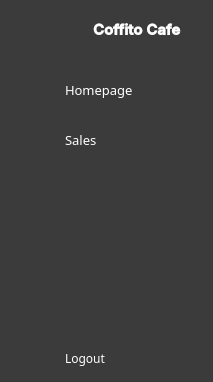
     <widget class="QWidget" name="widget_3" native="true">
      <layout class="QHBoxLayout" name="horizontalLayout">
       <property name="spacing">
        <number>0</number>
       </property>
       <property name="leftMargin">
        <number>0</number>
       </property>
       <property name="topMargin">
        <number>0</number>
       </property>
       <property name="rightMargin">
        <number>0</number>
       </property>
       <property name="bottomMargin">
        <number>0</number>
       </property>
       <item alignment="Qt::AlignmentFlag::AlignLeft">
        <widget class="QWidget" name="icon_only" native="true">
         <property name="styleSheet">
          <string notr="true">QWidget{
	background-color:rgb(59,59,59);
}
QPushButton{
	color:rgb(255,255,255);
	height:30px;
	border:none;
	border-radius:10;
	
}
QPushButton:checked{
	background-color: #ECECEC;
	color: #FF8C18;
	font-weight:bold;
}</string>
         </property>
         <layout class="QVBoxLayout" name="verticalLayout_3">
          <property name="leftMargin">
           <number>3</number>
          </property>
          <property name="rightMargin">
           <number>3</number>
          </property>
          <item>
           <widget class="QLabel" name="label">
            <property name="minimumSize">
             <size>
              <width>40</width>
              <height>40</height>
             </size>
            </property>
            <property name="maximumSize">
             <size>
              <width>40</width>
              <height>31</height>
             </size>
            </property>
            <property name="text">
             <string/>
            </property>
            <property name="pixmap">
             <pixmap>:/iCons/CoffitoLogo (40 x 40 px).png</pixmap>
            </property>
            <property name="scaledContents">
             <bool>true</bool>
            </property>
           </widget>
          </item>
          <item>
           <layout class="QVBoxLayout" name="verticalLayout">
            <property name="spacing">
             <number>20</number>
            </property>
            <property name="topMargin">
             <number>20</number>
            </property>
            <item>
             <widget class="QPushButton" name="dashboard1">
              <property name="text">
               <string/>
              </property>
              <property name="icon">
               <iconset>
                <normaloff>:/iCons/icons/icons8-coffee-40.png</normaloff>
                <normalon>:/iCons/icons/icons8-coffee0-40.png</normalon>:/iCons/icons/icons8-coffee-40.png</iconset>
              </property>
              <property name="iconSize">
               <size>
                <width>25</width>
                <height>25</height>
               </size>
              </property>
              <property name="checkable">
               <bool>true</bool>
              </property>
              <property name="autoExclusive">
               <bool>true</bool>
              </property>
             </widget>
            </item>
            <item>
             <widget class="QPushButton" name="add_item1">
              <property name="text">
               <string/>
              </property>
              <property name="icon">
               <iconset>
                <normaloff>:/iCons/icons/icons8-add-folder-40.png</normaloff>
                <normalon>:/iCons/icons/icons8-add-40.png</normalon>:/iCons/icons/icons8-add-folder-40.png</iconset>
              </property>
              <property name="iconSize">
               <size>
                <width>20</width>
                <height>20</height>
               </size>
              </property>
              <property name="checkable">
               <bool>true</bool>
              </property>
              <property name="autoExclusive">
               <bool>true</bool>
              </property>
             </widget>
            </item>
           </layout>
          </item>
          <item>
           <spacer name="verticalSpacer">
            <property name="orientation">
             <enum>Qt::Orientation::Vertical</enum>
            </property>
            <property name="sizeHint" stdset="0">
             <size>
              <width>20</width>
              <height>182</height>
             </size>
            </property>
           </spacer>
          </item>
          <item>
           <widget class="QPushButton" name="logout1">
            <property name="text">
             <string/>
            </property>
            <property name="icon">
             <iconset>
              <normaloff>:/iCons/icons/icons8-logout-40.png</normaloff>
              <normalon>:/iCons/icons/icons8-logouto-40.png</normalon>:/iCons/icons/icons8-logout-40.png</iconset>
            </property>
            <property name="checkable">
             <bool>true</bool>
            </property>
           </widget>
          </item>
         </layout>
        </widget>
       </item>
       <item alignment="Qt::AlignmentFlag::AlignLeft">
        <widget class="QWidget" name="word_iicon" native="true">
         <property name="minimumSize">
          <size>
           <width>150</width>
           <height>0</height>
          </size>
         </property>
         <property name="styleSheet">
          <string notr="true">QWidget{
	background-color:rgb(59,59,59);
}
QPushButton{
	color:rgb(255,255,255);
	text-align:left;
	height:30px;
	border:none;
	padding-left:10px;
	border-top-left-radius:10px;
	border-bottom-left-radius:10px;
}
QPushButton:checked{
	background-color: #ECECEC;
	color: #FF8C18;
	font-weight:bold;
}
QLabel{
	color:rgb(255,255,255);
}
</string>
         </property>
         <layout class="QVBoxLayout" name="verticalLayout_4">
          <property name="rightMargin">
           <number>0</number>
          </property>
          <item>
           <layout class="QHBoxLayout" name="horizontalLayout_3">
            <property name="spacing">
             <number>3</number>
            </property>
            <property name="rightMargin">
             <number>20</number>
            </property>
            <item>
             <widget class="QLabel" name="label_2">
              <property name="minimumSize">
               <size>
                <width>35</width>
                <height>35</height>
               </size>
              </property>
              <property name="maximumSize">
               <size>
                <width>35</width>
                <height>31</height>
               </size>
              </property>
              <property name="text">
               <string/>
              </property>
              <property name="pixmap">
               <pixmap>:/iCons/CoffitoLogo (40 x 40 px).png</pixmap>
              </property>
              <property name="scaledContents">
               <bool>true</bool>
              </property>
             </widget>
            </item>
            <item>
             <widget class="QLabel" name="label_3">
              <property name="minimumSize">
               <size>
                <width>100</width>
                <height>40</height>
               </size>
              </property>
              <property name="maximumSize">
               <size>
                <width>16777215</width>
                <height>40</height>
               </size>
              </property>
              <property name="font">
               <font>
                <family>Inter SemiBold</family>
                <pointsize>11</pointsize>
                <bold>true</bold>
               </font>
              </property>
              <property name="text">
               <string>Coffito Cafe</string>
              </property>
              <property name="alignment">
               <set>Qt::AlignmentFlag::AlignLeading|Qt::AlignmentFlag::AlignLeft|Qt::AlignmentFlag::AlignVCenter</set>
              </property>
              <property name="wordWrap">
               <bool>true</bool>
              </property>
             </widget>
            </item>
           </layout>
          </item>
          <item>
           <layout class="QVBoxLayout" name="verticalLayout_2">
            <property name="spacing">
             <number>20</number>
            </property>
            <property name="topMargin">
             <number>20</number>
            </property>
            <item>
             <widget class="QPushButton" name="dashboard2">
              <property name="font">
               <font>
                <family>Poppins</family>
                <pointsize>10</pointsize>
               </font>
              </property>
              <property name="text">
               <string>Homepage</string>
              </property>
              <property name="icon">
               <iconset>
                <normaloff>:/iCons/icons/icons8-coffee-40.png</normaloff>
                <normalon>:/iCons/icons/icons8-coffee0-40.png</normalon>:/iCons/icons/icons8-coffee-40.png</iconset>
              </property>
              <property name="iconSize">
               <size>
                <width>25</width>
                <height>25</height>
               </size>
              </property>
              <property name="checkable">
               <bool>true</bool>
              </property>
              <property name="autoExclusive">
               <bool>true</bool>
              </property>
             </widget>
            </item>
            <item>
             <widget class="QPushButton" name="add_item2">
              <property name="font">
               <font>
                <family>Poppins</family>
                <pointsize>10</pointsize>
               </font>
              </property>
              <property name="text">
               <string>Sales</string>
              </property>
              <property name="icon">
               <iconset>
                <normaloff>:/iCons/icons/icons8-add-folder-40.png</normaloff>
                <normalon>:/iCons/icons/icons8-add-40.png</normalon>:/iCons/icons/icons8-add-folder-40.png</iconset>
              </property>
              <property name="iconSize">
               <size>
                <width>20</width>
                <height>20</height>
               </size>
              </property>
              <property name="checkable">
               <bool>true</bool>
              </property>
              <property name="autoExclusive">
               <bool>true</bool>
              </property>
             </widget>
            </item>
           </layout>
          </item>
          <item>
           <spacer name="verticalSpacer_2">
            <property name="orientation">
             <enum>Qt::Orientation::Vertical</enum>
            </property>
            <property name="sizeHint" stdset="0">
             <size>
              <width>20</width>
              <height>180</height>
             </size>
            </property>
           </spacer>
          </item>
          <item>
           <widget class="QPushButton" name="logout2">
            <property name="font">
             <font>
              <family>Poppins</family>
             </font>
            </property>
            <property name="text">
             <string>Logout</string>
            </property>
            <property name="icon">
             <iconset>
              <normaloff>:/iCons/icons/icons8-logout-40.png</normaloff>
              <normalon>:/iCons/icons/icons8-logouto-40.png</normalon>:/iCons/icons/icons8-logout-40.png</iconset>
            </property>
            <property name="checkable">
             <bool>true</bool>
            </property>
           </widget>
          </item>
         </layout>
        </widget>
       </item>
      </layout>
     </widget>
